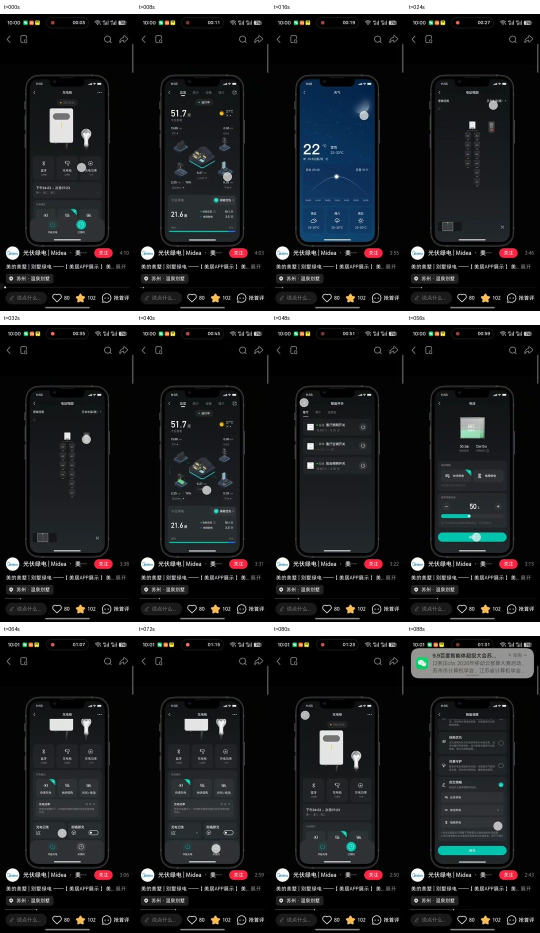
#> input picture tmp/video_contact_1.jpg, 1080 x 1866 px, given as the content of the folder D:/flutterProject/guangheng/tmp/pdfs/v31_pages, which was not available (shown at 1/2 size)
$ python analyze_assets.py
#> lines starting #> are read from the running program, lines starting #| are printed output that depends on the picture; pictures that were not available may be replaced by others from this repository, and a replacement may not be noted
#> (the call stopped at in extract_pdf, `with pdfplumber.open(PDF) as document:`: pdfplumber is not available in this run)
from pathlib import Path

import pdfplumber
from PIL import Image, ImageDraw, ImageFont


ROOT = Path(r"D:\flutterProject\guangheng")
PDF = Path(r"C:\Users\bandu\Desktop\光衡_PRD_V3.1_开发冻结版.pdf")


def extract_pdf() -> None:
    chunks: list[str] = []
    with pdfplumber.open(PDF) as document:
        for number, page in enumerate(document.pages, 1):
            chunks.append(f"\n===== PAGE {number} =====\n")
            chunks.append(page.extract_text(layout=True) or "")
    (ROOT / "tmp/pdfs/v31.txt").write_text("\n".join(chunks), encoding="utf-8")


def contact_sheet(paths: list[Path], output: Path, columns: int, labeler) -> None:
#> called with columns = 4
    if not paths:
        return
    font = ImageFont.load_default()
    opened = [Image.open(path).convert("RGB") for path in paths]
#> opened = 1 item
    thumb_width = 270
    thumbs: list[Image.Image] = []
    for index, source in enumerate(opened):
        height = round(source.height * thumb_width / source.width)
        thumb = source.resize((thumb_width, height))
        canvas = Image.new("RGB", (thumb_width, height + 28), "white")
        canvas.paste(thumb, (0, 28))
        ImageDraw.Draw(canvas).text((8, 8), labeler(index, paths[index]), fill="black", font=font)
        thumbs.append(canvas)
#> this loop made 1 pass
#> height on pass 1: 466
#> pass 1, in contact_sheet, `thumb = source.resize((thumb_width, height))`:
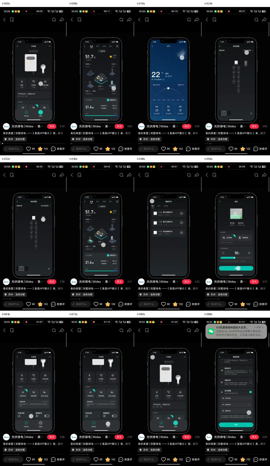
#> thumb: PIL image 270x466 RGB; mean R, G, B 31.4, 32.9, 34.3
#> after the loop:
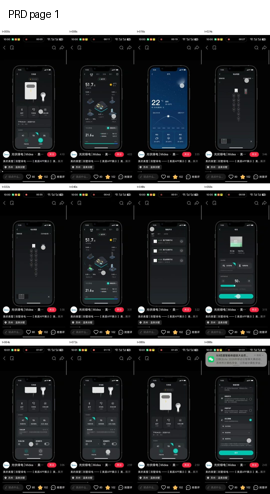
#> canvas: PIL image 270x494 RGB; mean R, G, B 43.8, 45.2, 46.6
#> after the loop, thumbs = 1 item
    cell_height = max(image.height for image in thumbs)
#> cell_height = 494
    rows = (len(thumbs) + columns - 1) // columns
#> rows = 1
    sheet = Image.new("RGB", (columns * thumb_width, rows * cell_height), "#dfe5ec")
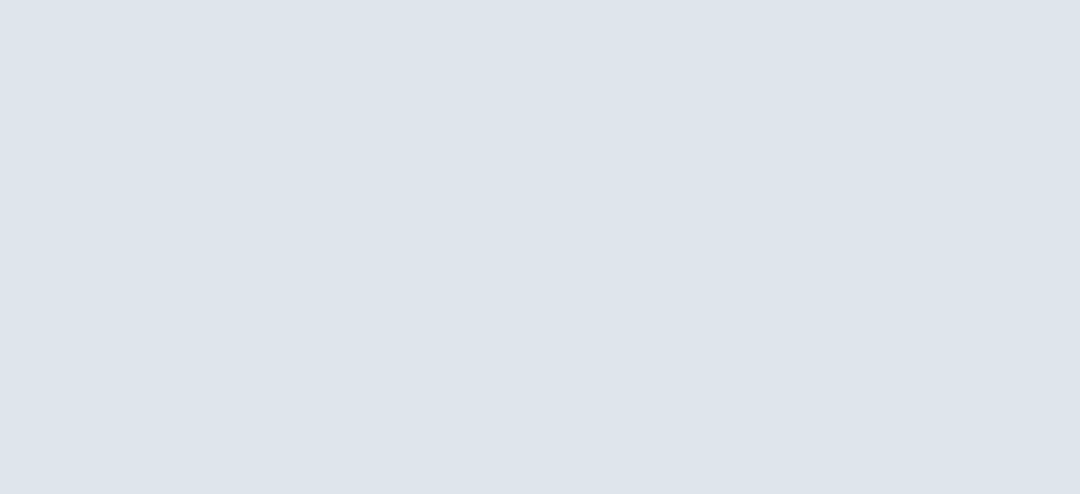
#> sheet: PIL image 1080x494 RGB; mean R, G, B 223, 229, 236
    for index, thumb in enumerate(thumbs):
        sheet.paste(thumb, ((index % columns) * thumb_width, (index // columns) * cell_height))
#> this loop made 1 pass
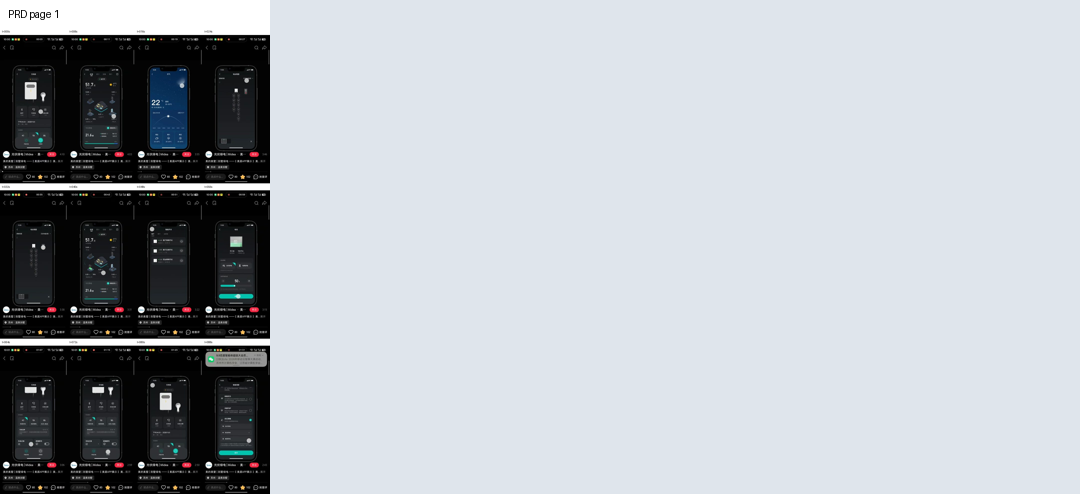
#> sheet: PIL image 1080x494 RGB; mean R, G, B 178.2, 183.1, 188.6
    output.parent.mkdir(parents=True, exist_ok=True)
    sheet.save(output, quality=88)


extract_pdf()
page_paths = sorted((ROOT / "tmp/pdfs/v31_pages").glob("*.jpg"))
contact_sheet(page_paths, ROOT / "tmp/pdfs/v31_contact.jpg", 4, lambda i, _: f"PRD page {i + 1}")
frames = sorted((ROOT / "tmp/video_frames").glob("*.jpg"))
for sheet_number, start in enumerate(range(0, len(frames), 12), 1):
    batch = frames[start : start + 12]
    contact_sheet(
        batch,
        ROOT / f"tmp/video_contact_{sheet_number}.jpg",
        4,
        lambda i, _: f"t={(start + i) * 8:03d}s",
    )
#> the loop in contact_sheet (call 2), `for index, source in enumerate(opened):` made 1 pass
#> the loop in contact_sheet (call 2), `for index, thumb in enumerate(thumbs):` made 1 pass
